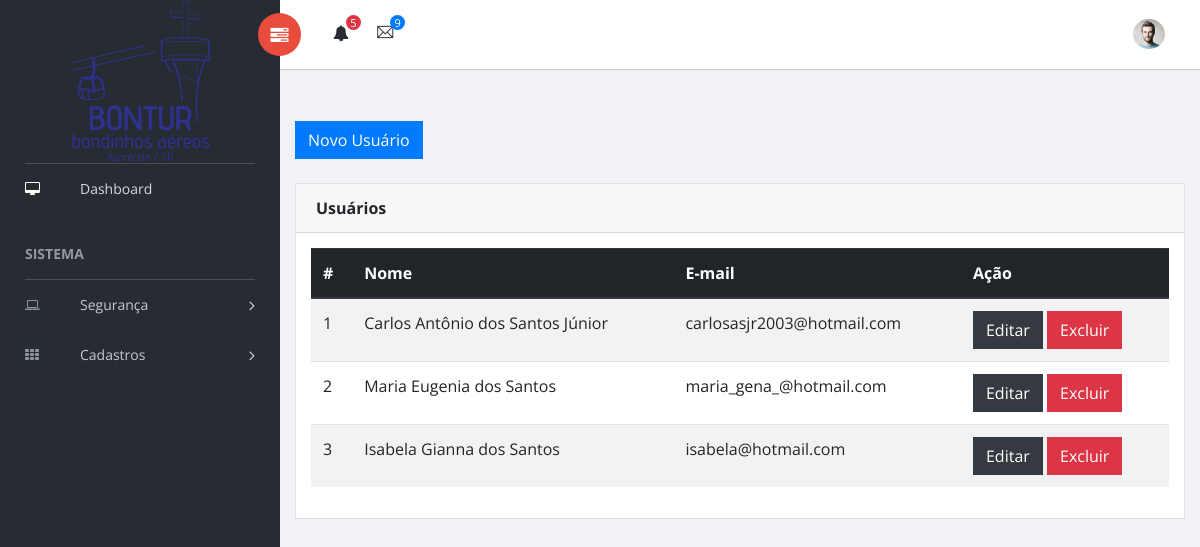
Before: /index.php?exe=usuarios/index (signed in) with the older database file.
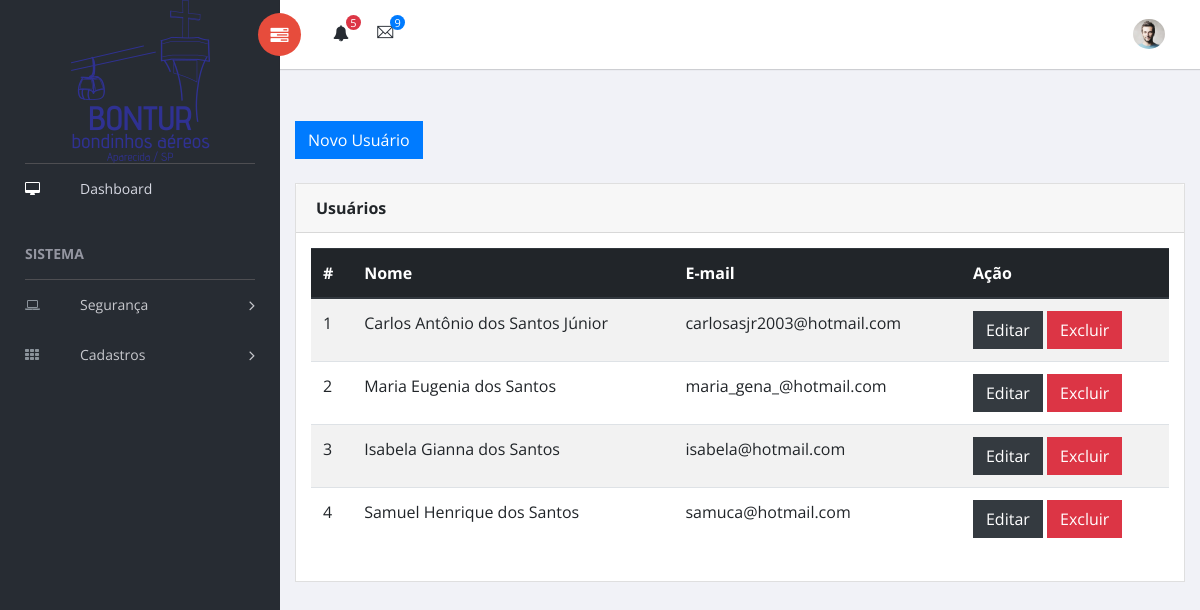
After: the same page with the newer database file.
### tables this page shows
CREATE TABLE IF NOT EXISTS `usuarios` (
  `id` int(11) NOT NULL AUTO_INCREMENT,
  `nome` varchar(100) NOT NULL,
  `senha` char(32) NOT NULL,
  `status` enum('0','1') NOT NULL DEFAULT '1',
  `email` varchar(100) NOT NULL,
  `ip` varchar(20) NOT NULL,
  `data_cadastro` datetime NOT NULL DEFAULT CURRENT_TIMESTAMP,
  `data_alteracao` datetime NOT NULL DEFAULT CURRENT_TIMESTAMP ON UPDATE CURRENT_TIMESTAMP,
  `id_perfil` int(11) NOT NULL DEFAULT '1',
  `endereco` varchar(100) DEFAULT NULL,
  `numero` varchar(20) DEFAULT NULL,
  `bairro` varchar(60) DEFAULT NULL,
  `cidade` varchar(80) DEFAULT NULL,
  `estado` char(2) DEFAULT NULL,
  `pais` varchar(50) DEFAULT NULL,
  `telefone` varchar(14) DEFAULT NULL,
  `celular` varchar(14) DEFAULT NULL,
  `observacoes` text,
  PRIMARY KEY (`id`),
  UNIQUE KEY `email` (`email`),
  KEY `FK_USUARIOS_PERFIL` (`id_perfil`),
  CONSTRAINT `FK_USUARIOS_PERFIL` FOREIGN KEY (`id_perfil`) REFERENCES `perfil` (`id`) ON DELETE NO ACTION ON UPDATE NO ACTION
);

### src/ado/TRecord.class.php (called while the page is built, shortened)
<?php
abstract class TRecord
{
    protected $data;
    private function getEntity()
    {
        $function = new \ReflectionClass($this);
        $classe = substr(strtolower($function->getShortName()), 1);
        $tabela = str_replace('record', '', $classe);
        return $tabela;
    }
    public function __construct($id = null)
    {
        if ($id) :
            $object = $this->load($id);
        endif;
    }
    public function __set($prop, $value)
    {
        $prop = strtolower($prop);
        if (method_exists($this, 'set' . $prop)) :
            call_user_func(array($this, 'set' . $prop), $value);
        else :
            $this->data[$prop] =  ($value == '' ? null : $value) ;
        endif;
    }
    public function __get($prop)
    {
        if (method_exists($this, 'get' . $prop)) :
            return call_user_func(array($this, 'get' . $prop));
        else :
            return $this->data[$prop];
        endif;
    }
    public function fromArray($data)
    {
        $data = array_map('strip_tags', $data);
        $data = array_map('trim', $data);
        $this->data = $data;
    }
    public function load($id)
    {
        $sql = new TSQLSelect($this->getEntity());
        $sql->addColumn('*');
        $criterio = new TCriterio();
        $criterio->add(new TFilter('id', '=', $id));
        $sql->setCriterio($criterio);
        if ($conn = TTransaction::get()) :
            $sql->Execute(TSQLSelect::FETCH_OBJECT, $this);
            if ($sql->getResult()) :
                $objeto = $sql->getResult();
                return $objeto;
            endif;
        else :
            throw new Exception('Não há transação ativa!');
        endif;
    }
    public function getAll()
    {
        try {
            $criterio = new TCriterio();
            $criterio->add(new TFilter('id', '>', 0));
            $criterio->setProperty('ORDER', 'id');
            $repository = new TRepository($this->getEntity());
            return $repository->load($criterio);
        } catch (Exception $e) {
            WSErro($e->getMessage(), WS_ERROR, 'Oppsss');
        }
    }
}

### src/ado/TFilter.class.php (called while the page is built, shortened)
<?php
class TFilter extends TExpression
{
    private $variable;
    private $operator;
    private $value;
    private function transform($value)
    {
        if (is_array($value)):
            foreach ($value as $x):
                if (is_integer($x)):
                    $foo[] = $x; elseif (is_string($x)):
                    $foo[] = "'$x'";
        endif;
        endforeach;
        $result = '(' . implode(',', $foo) . ')';
        elseif (is_string($value)):
            $result = "'$value'";
        elseif (is_null($value)):
            $result = 'NULL';
        elseif (is_bool($value)):
            $result = $value ? 'TRUE' : 'FALSE'; else:
            $result = $value;
        endif;
        return $result;
    }
    public function __construct($variable, $operator, $value)
    {
        $this->variable = $variable;
        $this->operator = $operator;
        $this->value = $this->transform($value);
    }
    public function dump()
    {
        return "{$this->variable} {$this->operator} {$this->value}";
    }
}

### src/ado/TCriterio.class.php (called while the page is built, shortened)
<?php
class TCriterio extends TExpression
{
    private $expressions;
    private $operators;
    private $properties;
    public function __construct()
    {
        $this->expressions = array();
        $this->operators = array();
    }
    public function add(TExpression $expression, $operator = self::AND_OPERATOR)
    {
        if (empty($this->expressions)) :
            unset($operator);
        endif;
        $this->operators[] = isset($operator) ? $operator : null;
        $this->expressions[] = $expression;
    }
    public function dump()
    {
        $result = '';
        if (is_array($this->expressions)) :
            foreach ($this->expressions as $i => $expression) :
                $operator = $this->operators[$i];
                $result .= $operator . $expression->dump() . ' ';
            endforeach;
            $result = trim($result);
            return "({$result})";
        endif;
    }
    public function setProperty($property, $value)
    {
        $property = strtolower($property);
        if (isset($value)) :
            $this->properties[$property] = $value;
        else :
            $this->properties[$property] = null;
        endif;
    }
    public function getProperty($property)
    {
        if (isset($this->properties[$property])) :
            return $this->properties[$property];
        endif;
    }
}

### src/ado/TRepository.class.php (called while the page is built, shortened)
<?php
final class TRepository
{
    private $class;
    public function __construct($class)
    {
        $this->class = $class;
    }
    public function load(TCriterio $criterio)
    {
        $sql = new TSQLSelect();
        $sql->addColumn('*');
        $sql->setEntity($this->class);
        $sql->setCriterio($criterio);
        if ($conn = TTransaction::get()) :
            $objeto = 'App\model\T' . ucwords($this->class) . 'Record';
            $sql->Execute(TSQLSelect::FETCH_OBJECT, $objeto, true);
            return $sql->getResult();
        else :
            throw new Exception('Não há transação ativa!');
        endif;
    }
}

### src/ado/TSQLSelect.class.php (called while the page is built, shortened)
<?php
class TSQLSelect extends TSqlInstruction
{
    private $Result;
    private $Columns;
    private function getTermos()
    {
        if ($this->Criterio) :
            $order = $this->Criterio->getProperty('order');
            $limit = $this->Criterio->getProperty('limit');
            $offset = $this->Criterio->getProperty('offset');
        endif;
    }
    private function getObjetos($object = null, $colletion = null)
    {
        if ($colletion) {
            $objetos = array();
            while ($row = parent::$Statement->fetchObject($object)) :
                $objetos[] = $row;
            endwhile;
            return $objetos;
        }
        return parent::$Statement->fetchObject(get_class($object));
    }
    protected function getColumns()
    {
        return implode(', ', $this->Columns);
    }
    public function __construct($Entity = null, TCriterio $Criterio = null)
    {
        $this->Entity = (string) $Entity;
    }
    public function addColumn($Coluna)
    {
        $this->Columns[] = $Coluna;
    }
    public function getResult()
    {
        return $this->Result;
    }
    public function Execute($fetch_style = self::FETCH_ALL, $object = null, $colletion = null)
    {
        parent::Connect();
        try {
            parent::$Statement->execute();
            if ($fetch_style != self::FETCH_ALL) :
                return $object ? $this->Result = $this->getObjetos(
                    $object,
                    $colletion
                ) : $this->Result = parent::$Statement->fetchObject();
            endif;
            $this->Result = parent::$Statement->fetchAll();
        } catch (PDOException $e) {
            WSErro("<b>Erro ao executar a consulta:</b> {$e->getMessage()}", $e->getCode());
        }
    }
}

### src/ado/TSqlInstruction.class.php (called while the page is built, shortened)
<?php
abstract class TSqlInstruction
{
    protected $Sql;
    protected static $Conn;
    protected function Connect()
    {
        self::$Conn = TConn::getInstance();
        self::$Statement = self::$Conn->prepare($this->Sql);
    }
    final public function setEntity($Entity)
    {
        $this->Entity = strtolower($Entity);
    }
    public function setCriterio(TCriterio $Criterio)
    {
        $this->Criterio = $Criterio;
    }
}

### src/ado/TConn.class.php (called while the page is built, shortened)
<?php
final class TConn
{
    private static $Host = HOST;
    private static $User = USER;
    private static $Pass = PASS;
    private static $Dbsa = DBSA;
    private static $Type = TIPO;
    private static $Instance;
    public static function getInstance()
    {
        try {
            if (self::$Instance == null) :
                switch (self::$Type) {
                    case 'mysql':
                        $dsn = 'mysql:host=' . self::$Host . ';dbname=' . self::$Dbsa;
                        $options = [PDO::MYSQL_ATTR_INIT_COMMAND => 'SET NAMES UTF8mb4'];
                        self::$Instance = new PDO($dsn, self::$User, self::$Pass, $options);
                        break;
                }
            endif;
        } catch (PDOException $e) {
            PHPErro($e->getCode(), $e->getMessage(), $e->getFile(), $e->getLine());
        }
        self::$Instance->setAttribute(PDO::ATTR_ERRMODE, PDO::ERRMODE_EXCEPTION);
        return self::$Instance;
    }
}

### src/ado/TTransaction.class.php (called while the page is built, shortened)
<?php
final class TTransaction
{
    private static $Logger;
    public static function setLogger(TLogger $logger)
    {
        self::$Logger = $logger;
    }
    public static function getLogger()
    {
        return self::$Logger;
    }
    public static function Log($message)
    {
        if (self::$Logger) :
            self::$Logger->write($message);
        endif;
    }
}

### src/ado/TLogger.class.php (called while the page is built, shortened)
<?php
abstract class TLogger
{
    public function __construct($FileName)
    {
        $this->FileName = $FileName;
    }
}

### src/ado/TLoggerHTML.class.php (called while the page is built, shortened)
<?php
class TLoggerHTML extends TLogger
{
    public function write($message)
    {
        $time = date("Y-m-d H:i:s");
        $text = "<p>\n";
        $text .= "    <b>$time</b>\n";
        $text .= "    <i>$message</i>\n";
        $text .= "</p>\n";
        $handler = fopen($this->FileName, 'a');
    }
}

### public/system/usuarios/index.php (the view, shortened to what the changed rows need)
<div class="content mt-3">
    <br>
    <br>
    <div class="animated fadeIn">
        <div class="row">
            <div class="col-md-12">
                <div class="card">
                    <div class="card-body">
                        <div class="table-responsive">
                            <table class="table table-striped table-hover" id="tab_list">
                                <thead class="thead-dark">
                                <tr>
                                    <th>#</th>
                                    <th>Nome</th>
                                    <th>E-mail</th>
                                    <th>Ação</th>
                                </tr>
                                </thead>
                                <?php
                                $usuarios = new TUsuariosRecord();
                                $dados = $usuarios->getAll();
                                if ($dados) : ?>
                                    <tbody class="j_list">
                                    <?php
                                    foreach ($dados as $usuario) :
                                        ?>
                                        <tr id="<?= $usuario->id; ?>">
                                            <td><?= $usuario->id; ?></td>
                                            <td><?= $usuario->nome; ?></td>
                                            <td><?= $usuario->email; ?></td>
                                            <td>
                                                <button class="btn btn-dark j_edit" rel="<?= $usuario->id; ?>">
                                                    Editar
                                                </button>
                                                <button class="btn btn-danger j_delete" rel="<?= $usuario->id; ?>">
                                                    Excluir
                                                </button>
                                            </td>
                                        </tr>
                                    <?php endforeach; ?>
                                    </tbody>
                                <?php endif; ?>
                        </div>
                    </div>
                </div>
            </div>
        </div>
    </div>
</div>

Changed rows visible on the page:
added usuarios: id "4", nome "Samuel Henrique dos Santos", email "samuca@hotmail.com"
